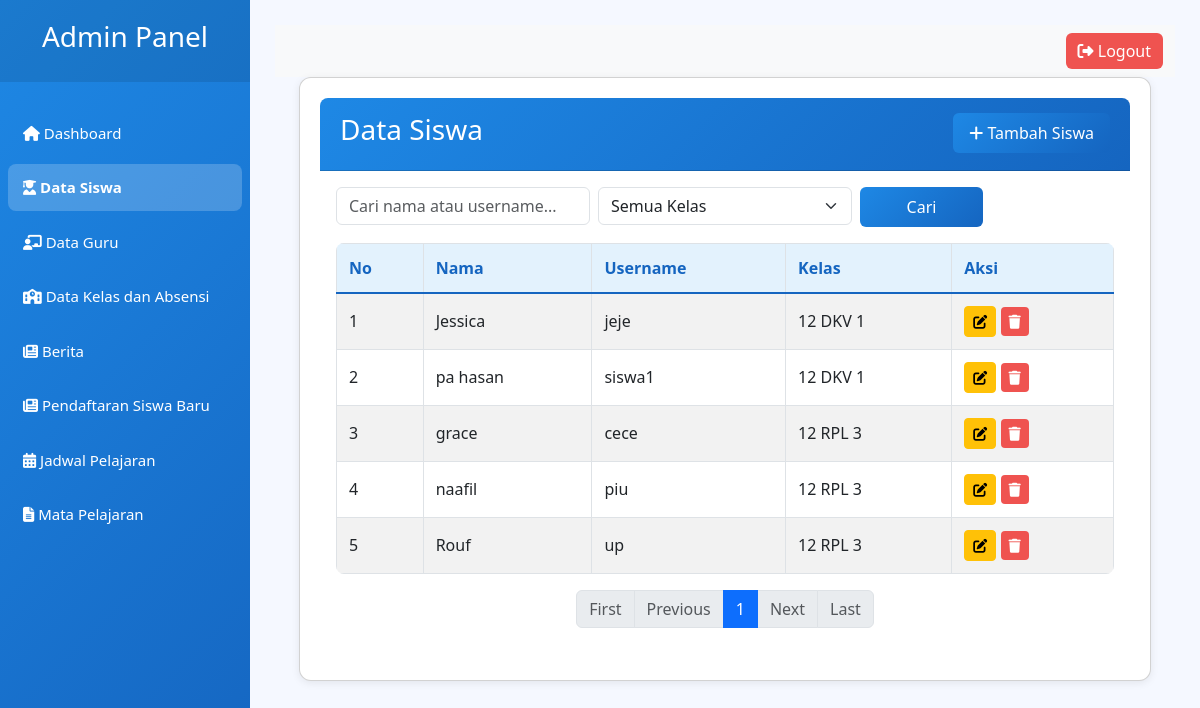
The app's page /backend/admin.php?page=siswa (signed in), older data.
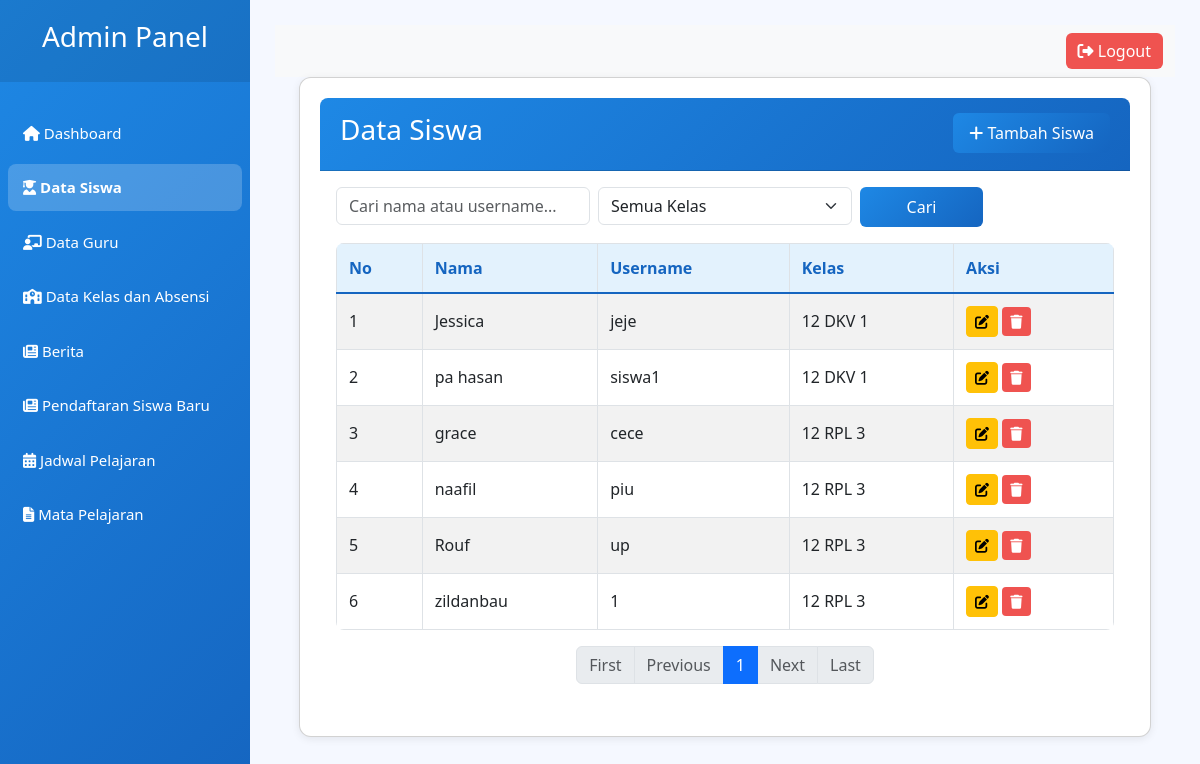
The same page, newer data.
### tables this page shows
CREATE TABLE `siswa` (
  `siswa_id` int NOT NULL,
  `nama` varchar(100) NOT NULL,
  `username` varchar(50) DEFAULT NULL,
  `password` varchar(255) DEFAULT NULL,
  `kelas_id` int DEFAULT NULL,
  `nama_kelas` varchar(30) NOT NULL,
  `last_login` datetime DEFAULT NULL,
  `login_time` datetime DEFAULT NULL,
  `login_status` enum('success','failed') DEFAULT NULL,
  `login_photo` varchar(255) DEFAULT NULL,
  `last_attendance` datetime DEFAULT NULL,
  `nis` varchar(20) DEFAULT NULL
);

CREATE TABLE `kelas` (
  `id` int NOT NULL,
  `nama` varchar(255) NOT NULL,
  `qr_code` varchar(255) DEFAULT NULL
);

### backend/modules/siswa.php (the view, shortened to what the changed rows need)
<?php
require_once '../config/koneksi.php';
function getAllSiswa($db, $start = 0, $limit = 10, $search = '', $kelas_filter = '')
{
    $where = [];
    $params = [];
    $types = '';
    $where_sql = $where ? 'WHERE ' . implode(' AND ', $where) : '';
    $query = "SELECT s.*, k.nama as nama_kelas
              FROM siswa s
              LEFT JOIN kelas k ON s.kelas_id = k.id
              $where_sql
              ORDER BY k.nama, s.nama
              LIMIT ?, ?";
    $params[] = $start;
    $params[] = $limit;
    $types .= 'ii';
    $stmt = $db->prepare($query);
    $stmt->bind_param($types, ...$params);
    $stmt->execute();
    return $stmt->get_result();
}
function getTotalSiswa($db, $search = '', $kelas_filter = '')
{
    $query = "SELECT COUNT(*) as total FROM siswa s
              LEFT JOIN kelas k ON s.kelas_id = k.id
              WHERE (s.nama LIKE ? OR s.username LIKE ?) AND (k.id = ? OR ? = '')";
    $stmt = $db->prepare($query);
    $search_param = "%$search%";
    $stmt->bind_param("ssii", $search_param, $search_param, $kelas_filter, $kelas_filter);
    $stmt->execute();
    $result = $stmt->get_result();
    $row = $result->fetch_assoc();
    return $row['total'];
}
$page = isset($_GET['page_no']) ? (int) $_GET['page_no'] : 1;
$limit = 10;
$start = ($page - 1) * $limit;
$search = isset($_GET['search']) ? $_GET['search'] : '';
$kelas_filter = isset($_GET['kelas_filter']) ? $_GET['kelas_filter'] : '';
$total = getTotalSiswa($db, $search, $kelas_filter);
$total_pages = ceil($total / $limit);
$siswa_list = getAllSiswa($db, $start, $limit, $search, $kelas_filter);
?>
<div class="container-fluid">
    <div class="card">
        <div class="card-body">
            <div class="table-responsive">
                <table class="table table-bordered table-striped">
                    <thead>
                        <tr>
                            <th>No</th>
                            <th>Nama</th>
                            <th>Username</th>
                            <th>Kelas</th>
                            <th>Aksi</th>
                        </tr>
                    </thead>
                    <tbody>
                        <?php
                        if ($siswa_list):
                            $no = $start + 1;
                            while ($row = $siswa_list->fetch_assoc()):
                                ?>
                                <tr>
                                    <td><?= $no++ ?></td>
                                    <td><?= htmlspecialchars($row['nama']) ?></td>
                                    <td><?= htmlspecialchars($row['username']) ?></td>
                                    <td><?= htmlspecialchars($row['nama_kelas']) ?></td>
                                    <td>
                                        <button class="btn btn-sm btn-warning" onclick="editSiswa(<?= $row['siswa_id'] ?>)">
                                            <i class="fas fa-edit"></i>
                                        </button>
                                        <button class="btn btn-sm btn-danger" onclick="deleteSiswa(<?= $row['siswa_id'] ?>)">
                                            <i class="fas fa-trash"></i>
                                        </button>
                                    </td>
                                </tr>
                                <?php
                            endwhile;
                        else:
                            ?>
                            <tr>
                                <td colspan="5" class="text-center">Tidak ada data</td>
                            </tr>
                        <?php endif; ?>
                    </tbody>
                </table>
            </div>
            <nav>
                <ul class="pagination justify-content-center">
                    <?php for ($i = 1; $i <= $total_pages; $i++): ?>
                        <li class="page-item <?= $page == $i ? 'active' : '' ?>">
                            <a class="page-link"
                                href="?page=siswa&page_no=<?= $i ?>&search=<?= urlencode($search) ?>&kelas_filter=<?= urlencode($kelas_filter) ?>"><?= $i ?></a>
                        </li>
                    <?php endfor; ?>
                </ul>
            </nav>
        </div>
    </div>
</div>

Row changes from the older to the newer data that the page shows:
added siswa: nama "zildanbau", username "1", kelas.nama "12 RPL 3"
